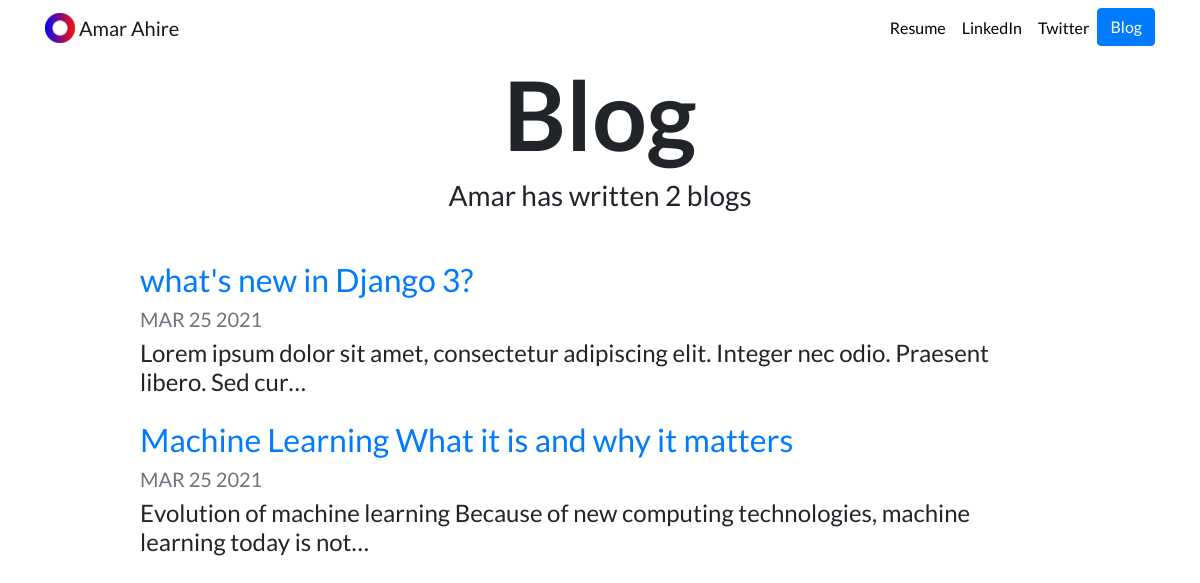
Screenshot of /blog/ with the database file from the repository.
### blog/models.py (models this page shows, shortened)
class Blog(models.Model):
    title = models.CharField(max_length=50)
    date = models.DateField(auto_now=True)
    description = models.TextField()
    url = models.URLField(blank=True)

### blog/views.py (the view)
# urls.py: path('',views.all_blogs, name = 'all_blogs'),
def all_blogs(request):
    blogs = Blog.objects.order_by('-date') # it shows the latest one blog
    return render(request, 'blog/all_blogs.html', {'blogs':blogs})

### blog/templates/blog/all_blogs.html
{% extends "portfolio/base.html" %}
{% load static %}
{% block content %}
<h1 id="blogtitle" class="font-weight-bold text-center">Blog</h1>
<h3 class="text-center mb-5">Amar has written {{ blogs.count }} blog{{ blogs.count|pluralize }}</h3>
{% for blog in blogs %}
<div class="row justify-content-center my-3">
  <div class="col-md-10">
    <a href="{% url 'blog:detail' blog.id %}">
      <h2>{{ blog.title }}</h2>
    </a>
    <h5 class="text-muted">{{ blog.date|date:'M d Y'|upper }}</h5>
    <h4>{{ blog.description|striptags|truncatechars:100 }}</h4>
  </div>
</div>
{% endfor %}
{% endblock %}

### portfolio/templates/portfolio/base.html (shortened to what this page needs)
<!doctype html>
<html lang="en">
{% load static %}
<head>
  <link rel="stylesheet" href="https://stackpath.bootstrapcdn.com/bootstrap/4.4.1/css/bootstrap.min.css">
  <link rel="stylesheet" href="{% static 'portfolio/custom.css' %}">
</head>
<body>
  <nav id="topNav" class="navbar navbar-expand-md navbar-light">
    <div class="container">
      <a class="navbar-brand" href="{% url 'home' %}">
        <img src="{% static 'portfolio/Logo.png' %}" width="30" height="30" class="d-inline-block align-top" alt="Amar's Logo">
        <span>Amar Ahire</span>
      </a>
      <div class="collapse navbar-collapse text-center" id="navbarNav">
        <ul class="navbar-nav ml-auto">
          <li class="nav-item">
            <a class="nav-link" href="{% static 'portfolio/resume.pdf' %}">Resume</a>
          </li>
          <li class="nav-item">
            <a class="nav-link" href="https://www.linkedin.com/in/amar-amar-9a3276120" target="_blank">LinkedIn</a>
          </li>
          <li class="nav-item">
            <a class="nav-link" href="https://twitter.com/ZappyCode" target="_blank">Twitter</a>
          </li>
          <li>
            <a role="button" href="{% url 'blog:all_blogs' %}" class="btn btn-primary">Blog</a>
          </li>
        </ul>
      </div>
    </div>
  </nav>
  <div class="container">
    {% block content %}{% endblock %}
  </div>
</body>
</html>

### portfolio/static/portfolio/custom.css (style rules this page uses)
.navbar-nav .nav-link { color: rgba(0,0,0,1) !important; }
body { font-family: 'Lato', sans-serif; }
#blogtitle { font-size: 6rem; }

### rows the page displays
Blog: title "what's new in Django 3?", date "MAR 25 2021", description "Lorem ipsum dolor sit amet, consectetur adipiscing elit. Integer nec odio. Praesent libero. Sed cur…"
Blog: title "Machine Learning What it is and why it matters", date "MAR 25 2021", description "Evolution of machine learning Because of new computing technologies, machine learning today is not…"

### other values shown
{{ blogs.count }} "2"
